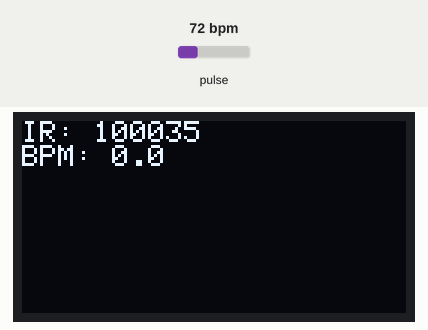
This program was run on a simulated ESP32. On the bench: 128×64 one-colour display. The inputs (shaded band) are chosen by the test bench; at power-on: pulse 72 bpm. What the program prints to the serial monitor is not drawn.

Above: at 2.4 s.
2.5 s: pulse set to 42 bpm
At 2.64 s:
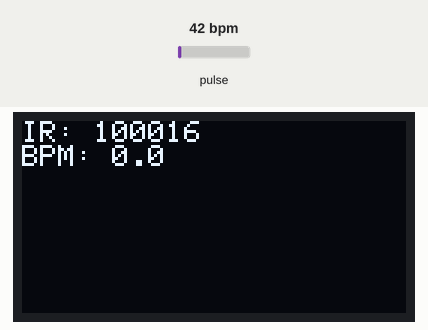
4.0 s: pulse set to 158 bpm
At 5.14 s:
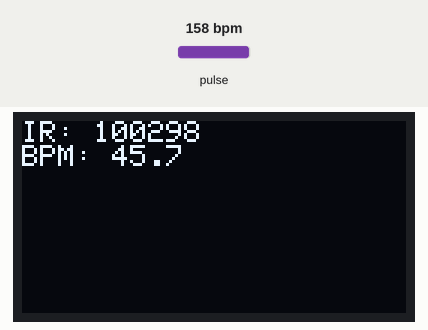
5.6 s: pulse set to 70 bpm
At 5.76 s:
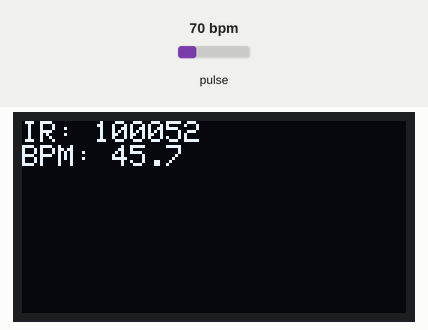
Timing chart, 0 to 8.6 s (numbered marks = the images above; inputs shaded):
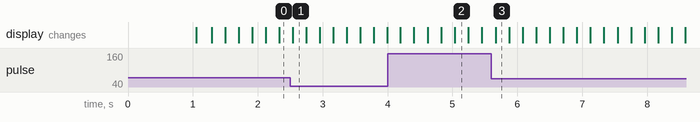

The program:

main.cpp
```cpp
#include <Wire.h>
#include <Adafruit_GFX.h>
#include <Adafruit_SSD1306.h>
#include <MAX30105.h>

#define SCREEN_WIDTH 128
#define SCREEN_HEIGHT 64
#define OLED_RESET -1
#define SCREEN_ADDRESS 0x3C
#define I2C_SDA 21
#define I2C_SCL 22

Adafruit_SSD1306 display(SCREEN_WIDTH, SCREEN_HEIGHT, &Wire, OLED_RESET);
MAX30105 particleSensor;

// ================= 参数配置 =================
const int FILTER_SIZE = 10;
const int MIN_BEAT_INTERVAL = 400;

// ⚠️ 修改：将滑动窗口从 3 放宽到 5（如果你想要更稳，可以改成 6）
// 配合下面的突变锁，既能保证平滑，又能快速响应
const int BPM_WINDOW_SIZE = 5;

const float MAX_BPM_JUMP = 10.0;
int rejectCount = 0;

long irBuffer[FILTER_SIZE];
int bufferIndex = 0;
long irSum = 0;
float filteredIR = 0;
float slowBaseline = 0;
float lastAC = 0;
float dynamicThreshold = 100;

float currentBPM = 0;
unsigned long lastBeatTime = 0;
unsigned long lastDisplay = 0;

float bpmWindow[BPM_WINDOW_SIZE] = {0};
int bpmIndex = 0;

void setup() {
  Serial.begin(115200);
  delay(1000);
  Wire.begin(I2C_SDA, I2C_SCL);
  Wire.setClock(400000);

  if (!display.begin(SSD1306_SWITCHCAPVCC, SCREEN_ADDRESS)) {
    Serial.println("OLED not found!");
  } else {
    display.clearDisplay();
    display.setTextSize(1);
    display.setTextColor(SSD1306_WHITE);
    display.setCursor(0, 0);
    display.println("Algorithm V8...");
    display.display();
  }

  if (!particleSensor.begin(Wire, I2C_SPEED_FAST)) {
    Serial.println("MAX30102 not found!");
    while (1);
  }

  particleSensor.setup();
  particleSensor.setPulseAmplitudeRed(0x1F);
  particleSensor.setPulseAmplitudeIR(0x1F);
  particleSensor.setSampleRate(100);

  for(int i = 0; i < FILTER_SIZE; i++) {
    irBuffer[i] = particleSensor.getIR();
    irSum += irBuffer[i];
    delay(10);
  }
  filteredIR = irSum / FILTER_SIZE;
  slowBaseline = filteredIR;
}

void loop() {
  long rawIR = particleSensor.getIR();

  // 1. 滑动平均滤波
  irSum -= irBuffer[bufferIndex];
  irBuffer[bufferIndex] = rawIR;
  irSum += rawIR;
  bufferIndex = (bufferIndex + 1) % FILTER_SIZE;
  filteredIR = (float)irSum / FILTER_SIZE;

  // 2. 基线追踪与交流分量提取
  slowBaseline = (0.90 * slowBaseline) + (0.10 * filteredIR);
  float acSignal = filteredIR - slowBaseline;
  float slope = acSignal - lastAC;
  lastAC = acSignal;

  // 3. 动态阈值
  if (acSignal > dynamicThreshold) {
    dynamicThreshold = (0.8 * dynamicThreshold) + (0.2 * acSignal);
  } else {
    dynamicThreshold = (0.99 * dynamicThreshold) + (0.01 * acSignal);
  }
  if (dynamicThreshold < 30) dynamicThreshold = 30;

  // 4. 波峰检测
  if (rawIR > 8000) {
    if (slope < 0 && acSignal > dynamicThreshold && (millis() - lastBeatTime > MIN_BEAT_INTERVAL)) {
      unsigned long currentTime = millis();
      float interval = (currentTime - lastBeatTime) / 1000.0;

      if (lastBeatTime != 0) {
        float instantBPM = 60.0 / interval;

        if (instantBPM > 40.0 && instantBPM < 150.0) {

          if (currentBPM == 0 || abs(instantBPM - currentBPM) <= MAX_BPM_JUMP) {
            rejectCount = 0;

            bpmWindow[bpmIndex] = instantBPM;
            bpmIndex = (bpmIndex + 1) % BPM_WINDOW_SIZE;

            float sum = 0;
            int count = 0;
            for(int i = 0; i < BPM_WINDOW_SIZE; i++) {
              if(bpmWindow[i] > 0) {
                sum += bpmWindow[i];
                count++;
              }
            }
            if(count > 0) {
              currentBPM = sum / count;
            }
          } else {
            rejectCount++;
            Serial.printf("Jump Rejected (%d/5): %.2f -> %.2f\n", rejectCount, currentBPM, instantBPM);

            if (rejectCount >= 5) {
              Serial.println("Force Reset BPM due to continuous rejection!");
              currentBPM = 0;
              rejectCount = 0;
              for(int i = 0; i < BPM_WINDOW_SIZE; i++) bpmWindow[i] = 0;
            }
          }
        }
      }
      lastBeatTime = currentTime;
    }
  } else {
    // 没手指时重置
    currentBPM = 0;
    rejectCount = 0;
    lastBeatTime = 0;
    dynamicThreshold = 100;
    for(int i = 0; i < BPM_WINDOW_SIZE; i++) bpmWindow[i] = 0;
  }

  // 5. 发给 Teleplot
  Serial.printf(">RawIR:%ld\n", rawIR);
  Serial.printf(">FilteredIR:%f\n", filteredIR);
  Serial.printf(">Baseline:%f\n", slowBaseline);
  Serial.printf(">BPM:%f\n", currentBPM);

  // 6. 刷新 OLED
  if (millis() - lastDisplay > 200) {
    lastDisplay = millis();
    display.clearDisplay();
    display.setCursor(0, 0);
    display.print("IR: ");
    display.println((long)filteredIR);
    display.print("BPM: ");
    display.println(currentBPM, 1);
    display.display();
  }
}
```
